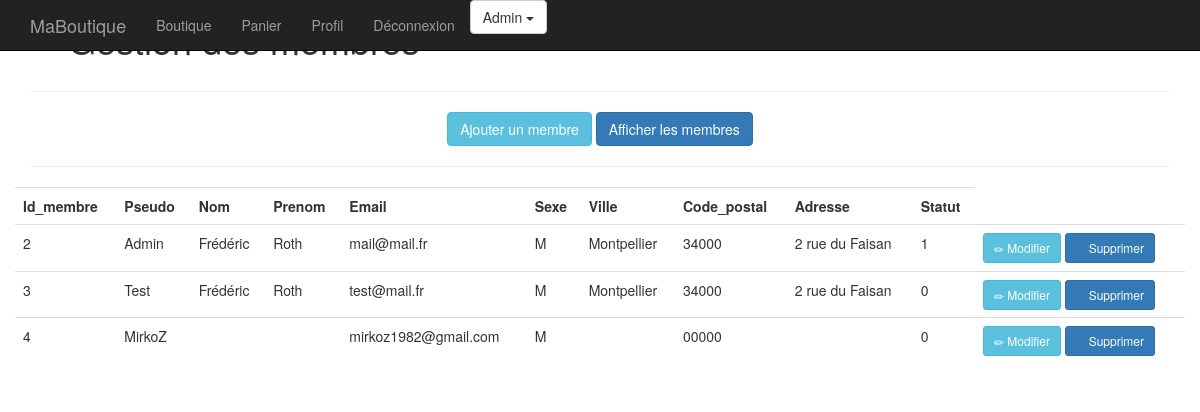
The page /admin/gestion_membre.php?action=afficher (signed in) on the database its author committed.
### tables this page shows
CREATE TABLE `membre` (
  `id_membre` int(3) NOT NULL,
  `pseudo` varchar(30) NOT NULL,
  `mdp` varchar(255) NOT NULL,
  `nom` varchar(30) NOT NULL,
  `prenom` varchar(30) NOT NULL,
  `email` varchar(50) NOT NULL,
  `sexe` enum('m','f') NOT NULL DEFAULT 'm',
  `ville` varchar(50) NOT NULL,
  `code_postal` int(5) UNSIGNED ZEROFILL NOT NULL,
  `adresse` text NOT NULL,
  `statut` int(1) NOT NULL
);

### admin/gestion_membre.php (the view, shortened to what this page needs)
<?php
require_once("../inc/init.inc.php");
require_once("../inc/header.inc.php");
require_once("../inc/nav.inc.php");
?>
<div class="container">
    <div class="starter-template">
        <h1><span class="glyphicon glyphicon-user mon_icone"></span> Gestion des membres</h1>
    </div>
    <div class="row">
        <div class="col-sm-12" style="text-align: center;">
            <hr>
            <a href="?action=ajouter" class="btn btn-info">Ajouter un membre</a>
            <a href="?action=afficher" class="btn btn-primary">Afficher les membres</a>
            <hr>
        </div>
        <?php
        if(isset($_GET['action']) && $_GET['action'] == 'afficher')
        {
            $resultat = $pdo->query("SELECT * FROM membre");
            echo '<table class="table">';
            $nb_col = $resultat->columnCount();
            echo '<tr>';
            for($i = 0; $i < $nb_col; $i++)
            {
                $colonne = $resultat->getColumnMeta($i);
                if($colonne['name'] != 'mdp')
                {
                    echo '<th>' . ucfirst($colonne['name']) . '</th>';
                }
            }
            echo '</tr>';
            while($ligne = $resultat->fetch(PDO::FETCH_ASSOC))
            {
                echo '<tr>';
                foreach($ligne AS $indice => $valeur)
                {
                    if($indice != 'mdp')
                    {
                        if($indice == 'email')
                        {
                            echo '<td>' . $valeur . '</td>';
                        }
                        else
                        {
                            echo '<td>' . ucfirst($valeur) . '</td>';
                        }
                    }
                }
                echo '<td><a href="?action=modifier&id_membre=' . $ligne['id_membre'] . '" class="btn btn-info btn-sm bouton_action"><span class="glyphicon glyphicon-pencil"></span> Modifier</a>
                <a href="?action=supprimer&id_membre=' . $ligne['id_membre'] . '" class="btn btn-primary btn-sm bouton_action" onclick="return(confirm(\'Êtes-vous sûr? \'));" ><span class="glyphicon glyphicon-trash"></span> Supprimer</a></td>';
                echo '<tr>';
            }
            echo'</table>';
        }
        ?>
    </div>
</div>
<?php
require_once("../inc/footer.inc.php");

### rows shown on the page
membre: id_membre "2", pseudo "Admin", nom "Frédéric", prenom "Roth", email "mail@mail.fr", sexe "M", ville "Montpellier", code_postal "34000", adresse "2 rue du Faisan", statut "1"
membre: id_membre "3", pseudo "Test", nom "Frédéric", prenom "Roth", email "test@mail.fr", sexe "M", ville "Montpellier", code_postal "34000", adresse "2 rue du Faisan", statut "0"
membre: id_membre "4", pseudo "MirkoZ", email "mirkoz1982@gmail.com", sexe "M", code_postal "00000", statut "0"

### other values the page prints
$colonne['name'] "Id_membre"
$colonne['name'] "Pseudo"
$colonne['name'] "Nom"
$colonne['name'] "Prenom"
$colonne['name'] "Email"
$colonne['name'] "Sexe"
$colonne['name'] "Ville"
$colonne['name'] "Code_postal"
$colonne['name'] "Adresse"
$colonne['name'] "Statut"
